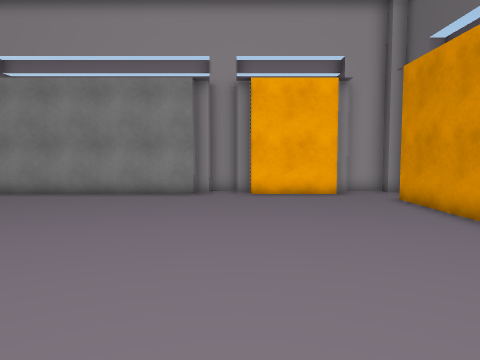
[1] (above)

16 first-person views from a walk through a scene from a Unity 3-D project. The camera is 1.5 m above the floor, tilts 4° down and sees 70° across. The floor is counted in squares, 1 m on a side. Each view is taken from the middle of a square. On the plan, view 1 faces up. The plan holds only what a view shows up to about 16 squares ahead; the rest is blank. The place goes on beyond the plan.

[2]
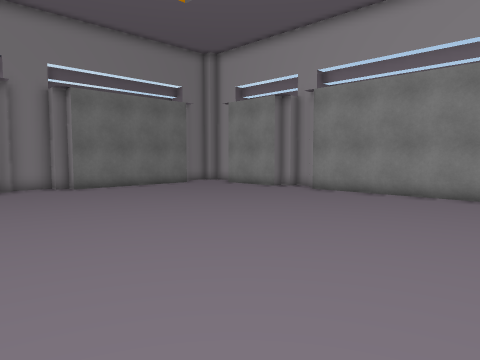

[3]
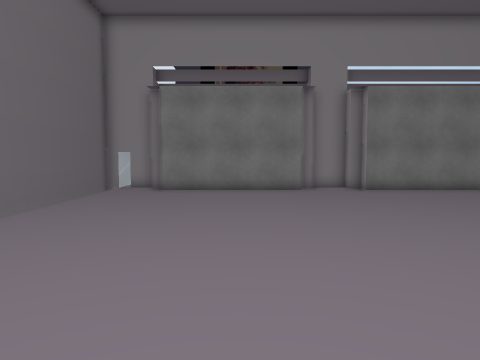

[4]
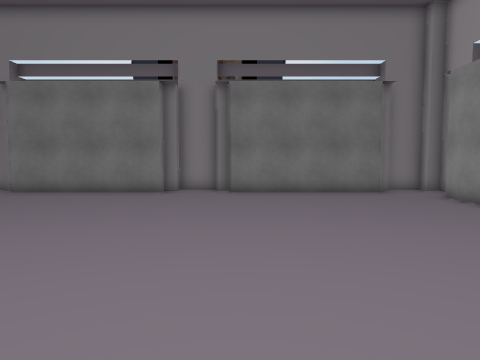

[5]
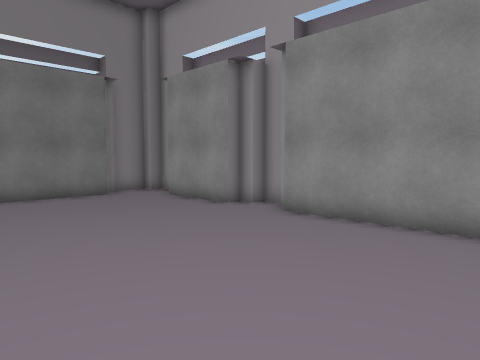

[6]
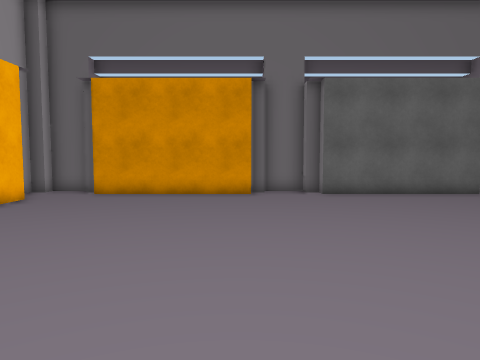

[7]
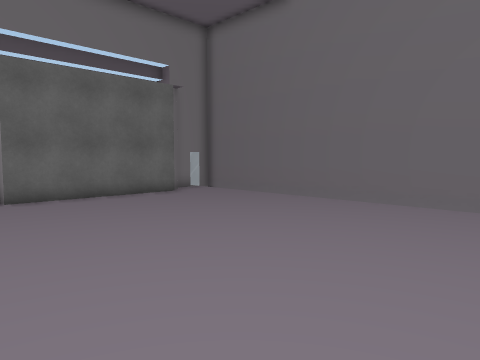

[8]
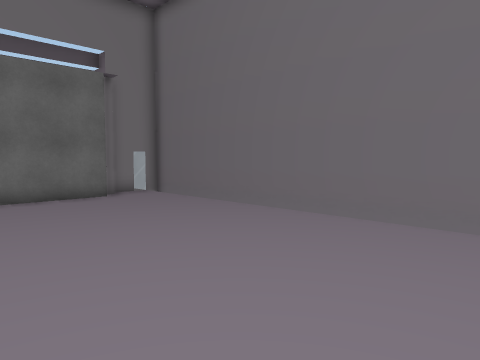

[9]
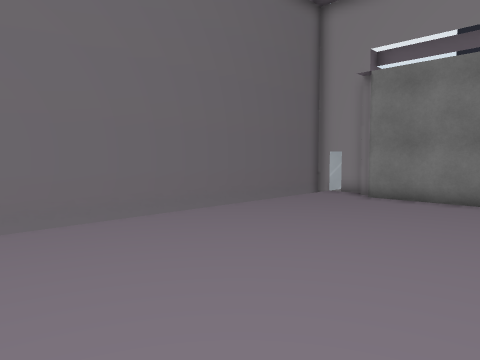

[10]
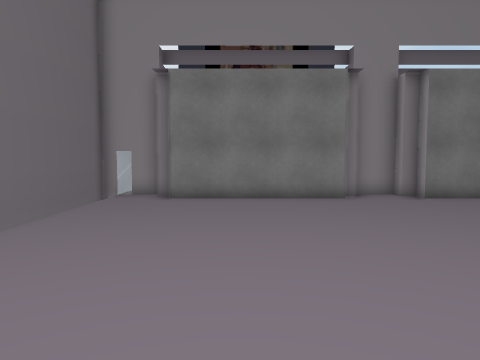

[11]
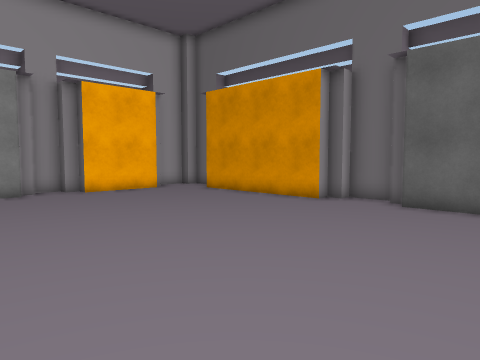

[12]
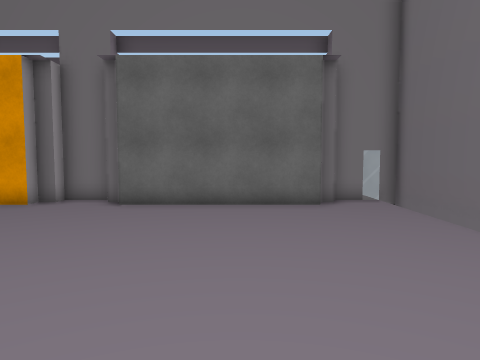

[13]
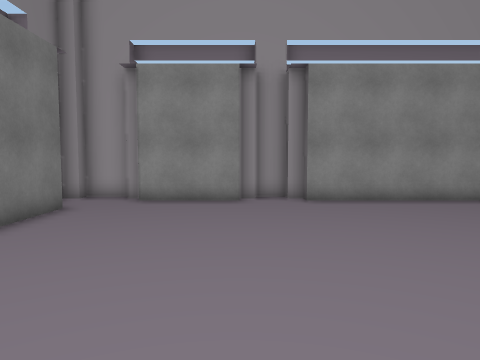

[14]
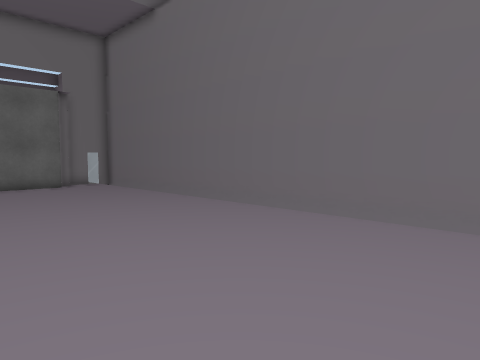

[15]
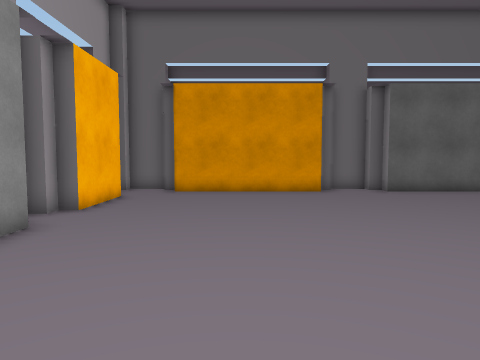

[16]
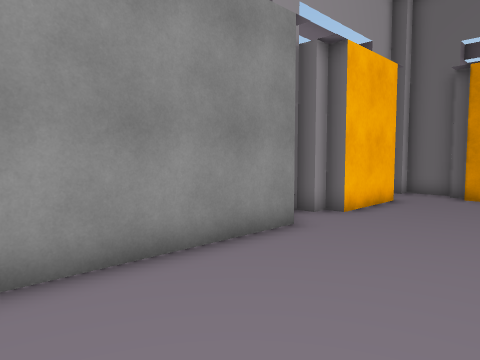

### Floor plan
Points are (right, up) in squares from view 1. A wall is a line through its corners. A room is listed if a view was taken in it or the views show most of it. See-through windows are left out.
Room 1 (views 1, 2, 3, 4, 5, 6, 7, 8, 9, 10, 11, 12, 13, 14, 15, 16)
walls: (-1.8, 13.5) (-9.7, 13.5) (-9.7, 14) (-10.3, 14) (-10.3, 14.6) (-11.4, 14.6) (-11.4, 14) (-12, 14) (-12, 13.5) (-15.5, 13.5); (-1.2, 14) (-1.8, 14); (-17.7, 3.3) (-17.7, 2.7) (-17.1, 2.7) (-17.1, -3.5); (0.4, 14) (-0.1, 14); (-0.1, 14.6) (-1.4, 14.6); (-18.2, 5) (-18.2, 3.3); (-17.1, 11.9) (-17.1, 5.6) (-17.7, 5.6) (-17.7, 5); (3.9, 13.5) (0.4, 13.5); (5.5, -3.5) (5.5, 2.7) (6.1, 2.7) (6.1, 3.3) (6.6, 3.3) (6.6, 5) (6.1, 5) (6.1, 5.6) (5.5, 5.6) (5.5, 11.9); (-15.5, 14) (-16, 14); (-17.7, -3.5) (-17.7, -4.1); (6.1, 11.8) (6.1, 12.4); (4.5, 14) (3.9, 14); (6.1, -4.1) (6.1, -3.6); (-16.1, 14.6) (-17.7, 14.6) (-17.7, 14); (-18.2, -4.1) (-18.2, -6.3) (6.6, -6.3); (6.6, 12.4) (6.6, 14) (6.1, 14) (6.1, 14.6) (4.5, 14.6); (-18.2, 14) (-18.2, 12.5); (6.6, -5.6) (6.6, -4.1)

Positions as (right, up) in squares from view 1, and headings:
1: (0, 0), facing up
2: (-1, 0), facing up-left
3: (-2, 0), facing left
4: (-3, 6), facing left
5: (-4, 6), facing up-left
6: (-8, 6), facing right
7: (-7, 5), facing down-right
8: (-7, 2), facing down-right
9: (-5, 2), facing down-left
10: (-5, -1), facing left
11: (-5, -1), facing up-right
12: (-5, -1), facing right
13: (-12, 2), facing up
14: (-12, 2), facing down-right
15: (-9, 9), facing right
16: (-8, 9), facing up-right
